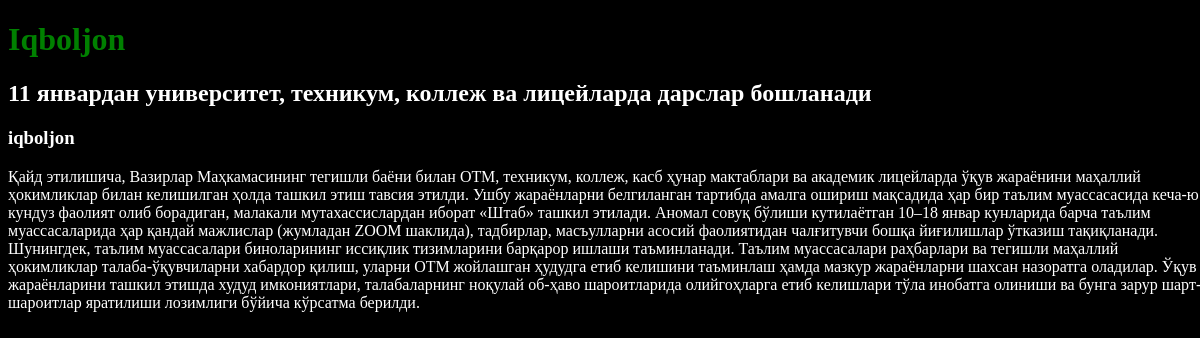
The app's page /post/2/ with its own data.
### blog/models.py (models this page shows, shortened)
class Post(models.Model):
    title = models.CharField(max_length=150)
    author = models.ForeignKey(
        'auth.User',
        on_delete=models.CASCADE
    )
    body = models.TextField()

### blog/views.py (the view)
# urls.py: path('post/<int:pk>/',BlogDetailView.as_view(),name='post_detail')
class BlogDetailView(DetailView):
    model = Post
    template_name = 'post_detail.html'

### templates/post_detail.html
{% extends 'base.html' %}
{% block content %}
    <div class='post-entry'>
        <h2>{{ post.title }}</h2>
        <h3>{{ post.author }}</h2>
        <p>{{ post.body }}</p>
    </div>
{% endblock content %}

### templates/base.html (shortened to what this page needs)
{% load static %}
<!DOCTYPE html>
<html lang="en">
<head>
    <link rel="stylesheet" href="{% static 'css/base.css' %}">
</head>
<body>
    <header>
        <h1><a href="{% url 'home' %}">Iqboljon</a></h1>
    </header>
    <div>
        {% block content %}
        {% endblock content %}
    </div>
</body>
</html>

### static/css/base.css (style rules this page uses)
body { width: 100vw; height: 100vh; }
header h1 a { color: green; text-decoration:dotted; }
html { background-color: black; }
html { color: white; }

### records on screen
Post: title "11 январдан университет, техникум, коллеж ва лицейларда дарслар бошланади", author "iqboljon", body "Қайд этилишича, Вазирлар Маҳкамасининг тегишли баёни билан ОТМ, техникум, коллеж, касб ҳунар мактаблари ва академик лицейларда ўқув жараёнини маҳаллий ҳокимликлар билан келишилган ҳолда ташкил этиш тавсия этилди. Ушбу жараёнларни белгиланган тартибда амалга ошириш мақсадида ҳар бир таълим муассасасида кеча-ю кундуз фаолият олиб борадиган, малакали мутахассислардан иборат «Штаб» ташкил этилади. Аномал совуқ бўлиши кутилаётган 10–18 январ кунларида барча таълим муассасаларида ҳар қандай мажлислар (жумладан ZOOM шаклида), тадбирлар, масъулларни асосий фаолиятидан чалғитувчи бошқа йиғилишлар ўтказиш тақиқланади. Шунингдек, таълим муассасалари биноларининг иссиқлик тизимларини барқарор ишлаши…"
